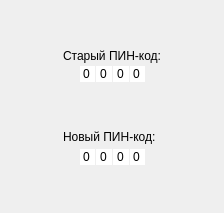
<?xml version="1.0" encoding="UTF-8"?>
<ui version="4.0">
 <class>ZPinCode</class>
 <widget class="QWidget" name="ZPinCode">
  <property name="geometry">
   <rect>
    <x>0</x>
    <y>0</y>
    <width>224</width>
    <height>213</height>
   </rect>
  </property>
  <property name="windowTitle">
   <string>Form</string>
  </property>
  <layout class="QGridLayout" name="gridLayout">
   <property name="horizontalSpacing">
    <number>1</number>
   </property>
   <property name="verticalSpacing">
    <number>0</number>
   </property>
   <property name="margin">
    <number>0</number>
   </property>
   <item row="0" column="3" colspan="2">
    <spacer name="verticalSpacer_3">
     <property name="orientation">
      <enum>Qt::Vertical</enum>
     </property>
     <property name="sizeHint" stdset="0">
      <size>
       <width>20</width>
       <height>40</height>
      </size>
     </property>
    </spacer>
   </item>
   <item row="1" column="0">
    <spacer name="horizontalSpacer_5">
     <property name="orientation">
      <enum>Qt::Horizontal</enum>
     </property>
     <property name="sizeHint" stdset="0">
      <size>
       <width>41</width>
       <height>20</height>
      </size>
     </property>
    </spacer>
   </item>
   <item row="1" column="1" colspan="6">
    <widget class="QLabel" name="label">
     <property name="text">
      <string>Старый ПИН-код:</string>
     </property>
    </widget>
   </item>
   <item row="1" column="7">
    <spacer name="horizontalSpacer_6">
     <property name="orientation">
      <enum>Qt::Horizontal</enum>
     </property>
     <property name="sizeHint" stdset="0">
      <size>
       <width>41</width>
       <height>20</height>
      </size>
     </property>
    </spacer>
   </item>
   <item row="2" column="0" rowspan="2" colspan="2">
    <spacer name="horizontalSpacer">
     <property name="orientation">
      <enum>Qt::Horizontal</enum>
     </property>
     <property name="sizeHint" stdset="0">
      <size>
       <width>73</width>
       <height>20</height>
      </size>
     </property>
    </spacer>
   </item>
   <item row="2" column="2">
    <widget class="QSpinBox" name="digit1">
     <property name="maximumSize">
      <size>
       <width>17</width>
       <height>16</height>
      </size>
     </property>
     <property name="wrapping">
      <bool>true</bool>
     </property>
     <property name="frame">
      <bool>false</bool>
     </property>
     <property name="alignment">
      <set>Qt::AlignCenter</set>
     </property>
     <property name="buttonSymbols">
      <enum>QAbstractSpinBox::NoButtons</enum>
     </property>
     <property name="maximum">
      <number>9</number>
     </property>
    </widget>
   </item>
   <item row="2" column="3">
    <widget class="QSpinBox" name="digit2">
     <property name="maximumSize">
      <size>
       <width>17</width>
       <height>16</height>
      </size>
     </property>
     <property name="wrapping">
      <bool>true</bool>
     </property>
     <property name="frame">
      <bool>false</bool>
     </property>
     <property name="alignment">
      <set>Qt::AlignCenter</set>
     </property>
     <property name="buttonSymbols">
      <enum>QAbstractSpinBox::NoButtons</enum>
     </property>
     <property name="maximum">
      <number>9</number>
     </property>
    </widget>
   </item>
   <item row="2" column="4">
    <widget class="QSpinBox" name="digit3">
     <property name="maximumSize">
      <size>
       <width>17</width>
       <height>16</height>
      </size>
     </property>
     <property name="wrapping">
      <bool>true</bool>
     </property>
     <property name="frame">
      <bool>false</bool>
     </property>
     <property name="alignment">
      <set>Qt::AlignCenter</set>
     </property>
     <property name="buttonSymbols">
      <enum>QAbstractSpinBox::NoButtons</enum>
     </property>
     <property name="maximum">
      <number>9</number>
     </property>
    </widget>
   </item>
   <item row="2" column="5">
    <widget class="QSpinBox" name="digit4">
     <property name="maximumSize">
      <size>
       <width>17</width>
       <height>16</height>
      </size>
     </property>
     <property name="wrapping">
      <bool>true</bool>
     </property>
     <property name="frame">
      <bool>false</bool>
     </property>
     <property name="alignment">
      <set>Qt::AlignCenter</set>
     </property>
     <property name="buttonSymbols">
      <enum>QAbstractSpinBox::NoButtons</enum>
     </property>
     <property name="maximum">
      <number>9</number>
     </property>
    </widget>
   </item>
   <item row="2" column="6" rowspan="2" colspan="2">
    <spacer name="horizontalSpacer_2">
     <property name="orientation">
      <enum>Qt::Horizontal</enum>
     </property>
     <property name="sizeHint" stdset="0">
      <size>
       <width>72</width>
       <height>20</height>
      </size>
     </property>
    </spacer>
   </item>
   <item row="3" column="3" colspan="2">
    <spacer name="verticalSpacer">
     <property name="orientation">
      <enum>Qt::Vertical</enum>
     </property>
     <property name="sizeHint" stdset="0">
      <size>
       <width>20</width>
       <height>39</height>
      </size>
     </property>
    </spacer>
   </item>
   <item row="4" column="0">
    <spacer name="horizontalSpacer_7">
     <property name="orientation">
      <enum>Qt::Horizontal</enum>
     </property>
     <property name="sizeHint" stdset="0">
      <size>
       <width>41</width>
       <height>20</height>
      </size>
     </property>
    </spacer>
   </item>
   <item row="4" column="1" colspan="6">
    <widget class="QLabel" name="label_2">
     <property name="text">
      <string>Новый ПИН-код:</string>
     </property>
    </widget>
   </item>
   <item row="4" column="7">
    <spacer name="horizontalSpacer_8">
     <property name="orientation">
      <enum>Qt::Horizontal</enum>
     </property>
     <property name="sizeHint" stdset="0">
      <size>
       <width>41</width>
       <height>20</height>
      </size>
     </property>
    </spacer>
   </item>
   <item row="5" column="0" colspan="2">
    <spacer name="horizontalSpacer_3">
     <property name="orientation">
      <enum>Qt::Horizontal</enum>
     </property>
     <property name="sizeHint" stdset="0">
      <size>
       <width>73</width>
       <height>20</height>
      </size>
     </property>
    </spacer>
   </item>
   <item row="5" column="2">
    <widget class="QSpinBox" name="digit5">
     <property name="maximumSize">
      <size>
       <width>17</width>
       <height>16</height>
      </size>
     </property>
     <property name="wrapping">
      <bool>true</bool>
     </property>
     <property name="frame">
      <bool>false</bool>
     </property>
     <property name="alignment">
      <set>Qt::AlignCenter</set>
     </property>
     <property name="buttonSymbols">
      <enum>QAbstractSpinBox::NoButtons</enum>
     </property>
     <property name="maximum">
      <number>9</number>
     </property>
    </widget>
   </item>
   <item row="5" column="3">
    <widget class="QSpinBox" name="digit6">
     <property name="maximumSize">
      <size>
       <width>17</width>
       <height>16</height>
      </size>
     </property>
     <property name="wrapping">
      <bool>true</bool>
     </property>
     <property name="frame">
      <bool>false</bool>
     </property>
     <property name="alignment">
      <set>Qt::AlignCenter</set>
     </property>
     <property name="buttonSymbols">
      <enum>QAbstractSpinBox::NoButtons</enum>
     </property>
     <property name="maximum">
      <number>9</number>
     </property>
    </widget>
   </item>
   <item row="5" column="4">
    <widget class="QSpinBox" name="digit7">
     <property name="maximumSize">
      <size>
       <width>17</width>
       <height>16</height>
      </size>
     </property>
     <property name="wrapping">
      <bool>true</bool>
     </property>
     <property name="frame">
      <bool>false</bool>
     </property>
     <property name="alignment">
      <set>Qt::AlignCenter</set>
     </property>
     <property name="buttonSymbols">
      <enum>QAbstractSpinBox::NoButtons</enum>
     </property>
     <property name="maximum">
      <number>9</number>
     </property>
    </widget>
   </item>
   <item row="5" column="5">
    <widget class="QSpinBox" name="digit8">
     <property name="maximumSize">
      <size>
       <width>17</width>
       <height>16</height>
      </size>
     </property>
     <property name="wrapping">
      <bool>true</bool>
     </property>
     <property name="frame">
      <bool>false</bool>
     </property>
     <property name="alignment">
      <set>Qt::AlignCenter</set>
     </property>
     <property name="buttonSymbols">
      <enum>QAbstractSpinBox::NoButtons</enum>
     </property>
     <property name="maximum">
      <number>9</number>
     </property>
    </widget>
   </item>
   <item row="5" column="6" colspan="2">
    <spacer name="horizontalSpacer_4">
     <property name="orientation">
      <enum>Qt::Horizontal</enum>
     </property>
     <property name="sizeHint" stdset="0">
      <size>
       <width>72</width>
       <height>20</height>
      </size>
     </property>
    </spacer>
   </item>
   <item row="6" column="3" colspan="2">
    <spacer name="verticalSpacer_2">
     <property name="orientation">
      <enum>Qt::Vertical</enum>
     </property>
     <property name="sizeHint" stdset="0">
      <size>
       <width>20</width>
       <height>40</height>
      </size>
     </property>
    </spacer>
   </item>
  </layout>
 </widget>
 <resources/>
 <connections/>
</ui>
